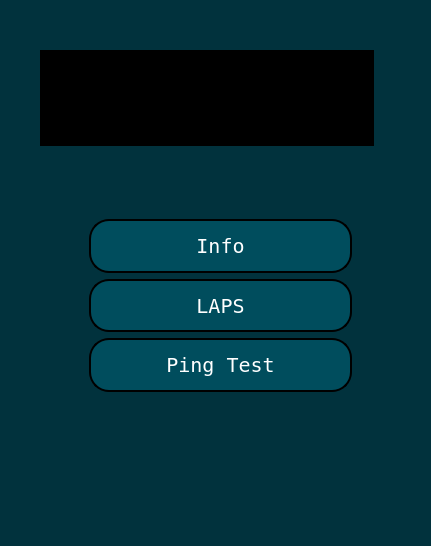
<?xml version="1.0" encoding="UTF-8"?>
<ui version="4.0">
 <class>MainWindow</class>
 <widget class="QMainWindow" name="MainWindow">
  <property name="geometry">
   <rect>
    <x>0</x>
    <y>0</y>
    <width>431</width>
    <height>546</height>
   </rect>
  </property>
  <property name="windowTitle">
   <string>MainWindow</string>
  </property>
  <widget class="QWidget" name="centralwidget">
   <property name="sizePolicy">
    <sizepolicy hsizetype="MinimumExpanding" vsizetype="MinimumExpanding">
     <horstretch>0</horstretch>
     <verstretch>0</verstretch>
    </sizepolicy>
   </property>
   <widget class="QStackedWidget" name="stackedWidget">
    <property name="geometry">
     <rect>
      <x>-10</x>
      <y>-20</y>
      <width>891</width>
      <height>601</height>
     </rect>
    </property>
    <property name="sizePolicy">
     <sizepolicy hsizetype="MinimumExpanding" vsizetype="MinimumExpanding">
      <horstretch>0</horstretch>
      <verstretch>0</verstretch>
     </sizepolicy>
    </property>
    <property name="focusPolicy">
     <enum>Qt::FocusPolicy::NoFocus</enum>
    </property>
    <property name="autoFillBackground">
     <bool>false</bool>
    </property>
    <property name="styleSheet">
     <string notr="true"/>
    </property>
    <widget class="QWidget" name="menu">
     <property name="sizePolicy">
      <sizepolicy hsizetype="MinimumExpanding" vsizetype="Preferred">
       <horstretch>0</horstretch>
       <verstretch>0</verstretch>
      </sizepolicy>
     </property>
     <property name="styleSheet">
      <string notr="true">background: #01323d</string>
     </property>
     <widget class="QFrame" name="options">
      <property name="geometry">
       <rect>
        <x>90</x>
        <y>230</y>
        <width>281</width>
        <height>191</height>
       </rect>
      </property>
      <property name="sizePolicy">
       <sizepolicy hsizetype="Preferred" vsizetype="Preferred">
        <horstretch>0</horstretch>
        <verstretch>0</verstretch>
       </sizepolicy>
      </property>
      <property name="styleSheet">
       <string notr="true">background-color: transparent;
border-radius: 0px solid;
</string>
      </property>
      <property name="frameShape">
       <enum>QFrame::Shape::NoFrame</enum>
      </property>
      <layout class="QVBoxLayout" name="verticalLayout_2">
       <item>
        <widget class="QPushButton" name="btn_page_infopc">
         <property name="sizePolicy">
          <sizepolicy hsizetype="Minimum" vsizetype="Minimum">
           <horstretch>0</horstretch>
           <verstretch>0</verstretch>
          </sizepolicy>
         </property>
         <property name="font">
          <font>
           <family>Fixedsys</family>
           <pointsize>15</pointsize>
           <italic>false</italic>
           <bold>false</bold>
           <underline>false</underline>
           <strikeout>false</strikeout>
           <stylestrategy>PreferDefault</stylestrategy>
           <kerning>true</kerning>
          </font>
         </property>
         <property name="cursor">
          <cursorShape>PointingHandCursor</cursorShape>
         </property>
         <property name="styleSheet">
          <string notr="true">QPushButton{
border: 2px solid;
border-radius: 20px;
	background-color: rgb(0, 77, 93);
color: white;
}

QPushButton:hover{
	background-color: rgb(0, 37, 45);
color: white;
}</string>
         </property>
         <property name="text">
          <string>Info</string>
         </property>
        </widget>
       </item>
       <item>
        <widget class="QPushButton" name="btn_page_laps">
         <property name="sizePolicy">
          <sizepolicy hsizetype="Minimum" vsizetype="Minimum">
           <horstretch>0</horstretch>
           <verstretch>0</verstretch>
          </sizepolicy>
         </property>
         <property name="font">
          <font>
           <family>Fixedsys</family>
           <pointsize>15</pointsize>
           <bold>false</bold>
          </font>
         </property>
         <property name="cursor">
          <cursorShape>PointingHandCursor</cursorShape>
         </property>
         <property name="styleSheet">
          <string notr="true">QPushButton{
border: 2px solid;
border-radius: 20px;
	background-color: rgb(0, 77, 93);
color: white;
}

QPushButton:hover{
	background-color: rgb(0, 37, 45);
color: white;
}</string>
         </property>
         <property name="text">
          <string>LAPS</string>
         </property>
        </widget>
       </item>
       <item>
        <widget class="QPushButton" name="btn_page_pingtest">
         <property name="sizePolicy">
          <sizepolicy hsizetype="Minimum" vsizetype="Minimum">
           <horstretch>0</horstretch>
           <verstretch>0</verstretch>
          </sizepolicy>
         </property>
         <property name="font">
          <font>
           <family>Fixedsys</family>
           <pointsize>15</pointsize>
           <bold>false</bold>
          </font>
         </property>
         <property name="cursor">
          <cursorShape>PointingHandCursor</cursorShape>
         </property>
         <property name="styleSheet">
          <string notr="true">QPushButton{
border: 2px solid;
border-radius: 20px;
	background-color: rgb(0, 77, 93);
color: white;
}

QPushButton:hover{
	background-color: rgb(0, 37, 45);
color: white;
}</string>
         </property>
         <property name="text">
          <string>Ping Test</string>
         </property>
        </widget>
       </item>
      </layout>
     </widget>
     <widget class="QLabel" name="label_2">
      <property name="geometry">
       <rect>
        <x>50</x>
        <y>70</y>
        <width>334</width>
        <height>96</height>
       </rect>
      </property>
      <property name="styleSheet">
       <string notr="true">background-color:black</string>
      </property>
      <property name="text">
       <string/>
      </property>
     </widget>
     <widget class="QPushButton" name="btnquit">
      <property name="geometry">
       <rect>
        <x>210</x>
        <y>420</y>
        <width>41</width>
        <height>41</height>
       </rect>
      </property>
      <property name="sizePolicy">
       <sizepolicy hsizetype="Minimum" vsizetype="Minimum">
        <horstretch>0</horstretch>
        <verstretch>0</verstretch>
       </sizepolicy>
      </property>
      <property name="font">
       <font>
        <bold>false</bold>
       </font>
      </property>
      <property name="cursor">
       <cursorShape>PointingHandCursor</cursorShape>
      </property>
      <property name="whatsThis">
       <string>&lt;html&gt;&lt;head/&gt;&lt;body&gt;&lt;p align=&quot;center&quot;&gt;&lt;img src=&quot;:/icons/images/desligar.png&quot;/&gt;&lt;/p&gt;&lt;/body&gt;&lt;/html&gt;</string>
      </property>
      <property name="styleSheet">
       <string notr="true">QPushButton{
border: 0px
}


QPushButton:hover{
border: 2px solid white;
border-radius: 20px
}</string>
      </property>
      <property name="text">
       <string/>
      </property>
      <property name="icon">
       <iconset resource="../Documents/SicoobSupportAPP-main/SicoobSupportAPP-main/icons.qrc">
        <normaloff>:/icons/images/desligar.png</normaloff>:/icons/images/desligar.png</iconset>
      </property>
      <property name="iconSize">
       <size>
        <width>40</width>
        <height>35</height>
       </size>
      </property>
     </widget>
    </widget>
    <widget class="QWidget" name="page_laps">
     <property name="styleSheet">
      <string notr="true">background: #01323d</string>
     </property>
     <widget class="QLineEdit" name="linepcname">
      <property name="geometry">
       <rect>
        <x>80</x>
        <y>220</y>
        <width>221</width>
        <height>31</height>
       </rect>
      </property>
      <property name="styleSheet">
       <string notr="true">color: black;
background-color: aliceblue;
border-radius: 10px</string>
      </property>
      <property name="placeholderText">
       <string>Ex: (4342_99_NB46)</string>
      </property>
     </widget>
     <widget class="QLabel" name="label_3">
      <property name="geometry">
       <rect>
        <x>80</x>
        <y>180</y>
        <width>221</width>
        <height>51</height>
       </rect>
      </property>
      <property name="font">
       <font>
        <family>Fixedsys</family>
        <pointsize>15</pointsize>
       </font>
      </property>
      <property name="styleSheet">
       <string notr="true">color:white</string>
      </property>
      <property name="text">
       <string>Digite o nome do PC:</string>
      </property>
     </widget>
     <widget class="QLabel" name="label_5">
      <property name="geometry">
       <rect>
        <x>80</x>
        <y>300</y>
        <width>351</width>
        <height>51</height>
       </rect>
      </property>
      <property name="font">
       <font>
        <family>Fixedsys</family>
        <pointsize>15</pointsize>
       </font>
      </property>
      <property name="styleSheet">
       <string notr="true">color:white
</string>
      </property>
      <property name="text">
       <string>Password provisória gerada:</string>
      </property>
     </widget>
     <widget class="QLineEdit" name="linepassword">
      <property name="geometry">
       <rect>
        <x>80</x>
        <y>340</y>
        <width>271</width>
        <height>31</height>
       </rect>
      </property>
      <property name="styleSheet">
       <string notr="true">color: grey;
background-color: aliceblue;
border-radius: 10px
</string>
      </property>
      <property name="text">
       <string>Password</string>
      </property>
      <property name="placeholderText">
       <string>Ex: (4342_99_NB46)</string>
      </property>
     </widget>
     <widget class="QLabel" name="label_4">
      <property name="geometry">
       <rect>
        <x>30</x>
        <y>50</y>
        <width>49</width>
        <height>41</height>
       </rect>
      </property>
      <property name="styleSheet">
       <string notr="true">background-color:black</string>
      </property>
      <property name="text">
       <string/>
      </property>
     </widget>
     <widget class="QPushButton" name="btn_backtomenu">
      <property name="geometry">
       <rect>
        <x>190</x>
        <y>500</y>
        <width>75</width>
        <height>41</height>
       </rect>
      </property>
      <property name="cursor">
       <cursorShape>PointingHandCursor</cursorShape>
      </property>
      <property name="styleSheet">
       <string notr="true">QPushButton:hover{
border: 2px solid white;
border-radius: 10px;
}</string>
      </property>
      <property name="text">
       <string/>
      </property>
      <property name="icon">
       <iconset resource="../Documents/SicoobSupportAPP-main/SicoobSupportAPP-main/icons.qrc">
        <normaloff>:/icons/images/casa.png</normaloff>:/icons/images/casa.png</iconset>
      </property>
      <property name="iconSize">
       <size>
        <width>32</width>
        <height>32</height>
       </size>
      </property>
     </widget>
     <widget class="QPushButton" name="submitbutton_laps">
      <property name="geometry">
       <rect>
        <x>310</x>
        <y>220</y>
        <width>31</width>
        <height>31</height>
       </rect>
      </property>
      <property name="cursor">
       <cursorShape>PointingHandCursor</cursorShape>
      </property>
      <property name="styleSheet">
       <string notr="true">background-color: aliceblue;
border-radius: 10px</string>
      </property>
      <property name="text">
       <string/>
      </property>
      <property name="icon">
       <iconset>
        <normaloff>../Documents/SicoobSupportAPP-main/SicoobSupportAPP-main/images/aceitar.png</normaloff>../Documents/SicoobSupportAPP-main/SicoobSupportAPP-main/images/aceitar.png</iconset>
      </property>
      <property name="iconSize">
       <size>
        <width>25</width>
        <height>25</height>
       </size>
      </property>
     </widget>
     <zorder>label_3</zorder>
     <zorder>label_5</zorder>
     <zorder>linepassword</zorder>
     <zorder>label_4</zorder>
     <zorder>btn_backtomenu</zorder>
     <zorder>linepcname</zorder>
     <zorder>submitbutton_laps</zorder>
    </widget>
    <widget class="QWidget" name="page_ping">
     <property name="styleSheet">
      <string notr="true">background: #01323d;
color :white</string>
     </property>
     <widget class="QLabel" name="label_16">
      <property name="geometry">
       <rect>
        <x>30</x>
        <y>50</y>
        <width>49</width>
        <height>41</height>
       </rect>
      </property>
      <property name="styleSheet">
       <string notr="true">background-color:black</string>
      </property>
      <property name="text">
       <string/>
      </property>
     </widget>
     <widget class="QPushButton" name="btn_backtomenu_3">
      <property name="geometry">
       <rect>
        <x>190</x>
        <y>500</y>
        <width>75</width>
        <height>41</height>
       </rect>
      </property>
      <property name="cursor">
       <cursorShape>PointingHandCursor</cursorShape>
      </property>
      <property name="styleSheet">
       <string notr="true">QPushButton:hover{
border: 2px solid white;
border-radius: 10px;
}</string>
      </property>
      <property name="text">
       <string/>
      </property>
      <property name="icon">
       <iconset resource="../Documents/SicoobSupportAPP-main/SicoobSupportAPP-main/icons.qrc">
        <normaloff>:/icons/images/casa.png</normaloff>:/icons/images/casa.png</iconset>
      </property>
      <property name="iconSize">
       <size>
        <width>32</width>
        <height>32</height>
       </size>
      </property>
     </widget>
     <widget class="QPushButton" name="submitbutton_ping">
      <property name="geometry">
       <rect>
        <x>350</x>
        <y>150</y>
        <width>31</width>
        <height>31</height>
       </rect>
      </property>
      <property name="cursor">
       <cursorShape>PointingHandCursor</cursorShape>
      </property>
      <property name="styleSheet">
       <string notr="true">background-color: aliceblue;
border-radius: 10px</string>
      </property>
      <property name="text">
       <string/>
      </property>
      <property name="icon">
       <iconset>
        <normaloff>../Documents/SicoobSupportAPP-main/SicoobSupportAPP-main/images/aceitar.png</normaloff>../Documents/SicoobSupportAPP-main/SicoobSupportAPP-main/images/aceitar.png</iconset>
      </property>
      <property name="iconSize">
       <size>
        <width>25</width>
        <height>25</height>
       </size>
      </property>
     </widget>
     <widget class="QLabel" name="label_17">
      <property name="geometry">
       <rect>
        <x>120</x>
        <y>20</y>
        <width>221</width>
        <height>51</height>
       </rect>
      </property>
      <property name="font">
       <font>
        <family>Fixedsys</family>
        <pointsize>15</pointsize>
       </font>
      </property>
      <property name="styleSheet">
       <string notr="true">color:white</string>
      </property>
      <property name="text">
       <string>Digite o número do PA:</string>
      </property>
     </widget>
     <widget class="QLineEdit" name="linepa">
      <property name="geometry">
       <rect>
        <x>120</x>
        <y>70</y>
        <width>221</width>
        <height>31</height>
       </rect>
      </property>
      <property name="styleSheet">
       <string notr="true">color: black;
background-color: aliceblue;
border-radius: 10px</string>
      </property>
      <property name="placeholderText">
       <string> Ex: (15)</string>
      </property>
     </widget>
     <widget class="QLineEdit" name="linepcname_">
      <property name="geometry">
       <rect>
        <x>120</x>
        <y>150</y>
        <width>221</width>
        <height>31</height>
       </rect>
      </property>
      <property name="styleSheet">
       <string notr="true">color: black;
background-color: aliceblue;
border-radius: 10px</string>
      </property>
      <property name="placeholderText">
       <string> Ex: (4342_99_NB46)</string>
      </property>
     </widget>
     <widget class="QLabel" name="label_18">
      <property name="geometry">
       <rect>
        <x>120</x>
        <y>120</y>
        <width>221</width>
        <height>21</height>
       </rect>
      </property>
      <property name="font">
       <font>
        <family>Fixedsys</family>
        <pointsize>15</pointsize>
       </font>
      </property>
      <property name="styleSheet">
       <string notr="true">color:white</string>
      </property>
      <property name="text">
       <string>Digite o nome do PC:</string>
      </property>
     </widget>
     <widget class="QFrame" name="frame">
      <property name="geometry">
       <rect>
        <x>160</x>
        <y>240</y>
        <width>131</width>
        <height>151</height>
       </rect>
      </property>
      <property name="styleSheet">
       <string notr="true">border-radius: 0</string>
      </property>
      <property name="frameShape">
       <enum>QFrame::Shape::StyledPanel</enum>
      </property>
      <property name="frameShadow">
       <enum>QFrame::Shadow::Raised</enum>
      </property>
      <layout class="QFormLayout" name="formLayout">
       <item row="0" column="0">
        <widget class="QLabel" name="label_19">
         <property name="font">
          <font>
           <family>Fixedsys</family>
           <pointsize>15</pointsize>
          </font>
         </property>
         <property name="styleSheet">
          <string notr="true">color:white</string>
         </property>
         <property name="text">
          <string>FIREWALL</string>
         </property>
        </widget>
       </item>
       <item row="1" column="0">
        <widget class="QLabel" name="label_39">
         <property name="font">
          <font>
           <family>Fixedsys</family>
           <pointsize>15</pointsize>
          </font>
         </property>
         <property name="styleSheet">
          <string notr="true">color:white</string>
         </property>
         <property name="text">
          <string>PLAY</string>
         </property>
        </widget>
       </item>
       <item row="2" column="0">
        <widget class="QLabel" name="label_40">
         <property name="font">
          <font>
           <family>Fixedsys</family>
           <pointsize>15</pointsize>
          </font>
         </property>
         <property name="styleSheet">
          <string notr="true">color:white</string>
         </property>
         <property name="text">
          <string>CCS</string>
         </property>
        </widget>
       </item>
       <item row="3" column="0">
        <widget class="QLabel" name="label_43">
         <property name="font">
          <font>
           <family>Fixedsys</family>
           <pointsize>15</pointsize>
          </font>
         </property>
         <property name="styleSheet">
          <string notr="true">color:white</string>
         </property>
         <property name="text">
          <string>2009</string>
         </property>
        </widget>
       </item>
       <item row="4" column="0">
        <widget class="QLabel" name="label_44">
         <property name="font">
          <font>
           <family>Fixedsys</family>
           <pointsize>15</pointsize>
          </font>
         </property>
         <property name="styleSheet">
          <string notr="true">color:white</string>
         </property>
         <property name="text">
          <string>UAD</string>
         </property>
        </widget>
       </item>
       <item row="0" column="1">
        <widget class="QLabel" name="firewallcheck">
         <property name="styleSheet">
          <string notr="true">background-color: aliceblue;
border-radius: 10px
</string>
         </property>
         <property name="text">
          <string/>
         </property>
        </widget>
       </item>
       <item row="1" column="1">
        <widget class="QLabel" name="playcheck">
         <property name="styleSheet">
          <string notr="true">background-color: aliceblue;
border-radius: 10px
</string>
         </property>
         <property name="text">
          <string/>
         </property>
        </widget>
       </item>
       <item row="2" column="1">
        <widget class="QLabel" name="ccscheck">
         <property name="styleSheet">
          <string notr="true">background-color: aliceblue;
border-radius: 10px
</string>
         </property>
         <property name="text">
          <string/>
         </property>
        </widget>
       </item>
       <item row="3" column="1">
        <widget class="QLabel" name="centralcheck">
         <property name="styleSheet">
          <string notr="true">background-color: aliceblue;
border-radius: 10px
</string>
         </property>
         <property name="text">
          <string/>
         </property>
        </widget>
       </item>
       <item row="4" column="1">
        <widget class="QLabel" name="uadcheck">
         <property name="styleSheet">
          <string notr="true">background-color: aliceblue;
border-radius: 10px
</string>
         </property>
         <property name="text">
          <string/>
         </property>
        </widget>
       </item>
      </layout>
     </widget>
    </widget>
    <widget class="QWidget" name="page_infopc">
     <property name="styleSheet">
      <string notr="true">background: #01323d;
color :white</string>
     </property>
     <widget class="QPushButton" name="btn_backtomenu_2">
      <property name="geometry">
       <rect>
        <x>190</x>
        <y>520</y>
        <width>61</width>
        <height>41</height>
       </rect>
      </property>
      <property name="cursor">
       <cursorShape>PointingHandCursor</cursorShape>
      </property>
      <property name="styleSheet">
       <string notr="true">QPushButton:hover{
border: 2px solid white;
border-radius: 10px;
}</string>
      </property>
      <property name="text">
       <string/>
      </property>
      <property name="icon">
       <iconset resource="../Documents/SicoobSupportAPP-main/SicoobSupportAPP-main/icons.qrc">
        <normaloff>:/icons/images/casa.png</normaloff>:/icons/images/casa.png</iconset>
      </property>
      <property name="iconSize">
       <size>
        <width>32</width>
        <height>32</height>
       </size>
      </property>
     </widget>
     <widget class="QLabel" name="label_6">
      <property name="geometry">
       <rect>
        <x>30</x>
        <y>50</y>
        <width>49</width>
        <height>41</height>
       </rect>
      </property>
      <property name="styleSheet">
       <string notr="true">background-color:black</string>
      </property>
      <property name="text">
       <string/>
      </property>
     </widget>
     <widget class="QLabel" name="label_7">
      <property name="geometry">
       <rect>
        <x>120</x>
        <y>30</y>
        <width>221</width>
        <height>51</height>
       </rect>
      </property>
      <property name="font">
       <font>
        <family>Fixedsys</family>
        <pointsize>15</pointsize>
       </font>
      </property>
      <property name="styleSheet">
       <string notr="true">color:white</string>
      </property>
      <property name="text">
       <string>Digite o nome do PC:</string>
      </property>
     </widget>
     <widget class="QLineEdit" name="lineEdit_3">
      <property name="geometry">
       <rect>
        <x>120</x>
        <y>70</y>
        <width>221</width>
        <height>31</height>
       </rect>
      </property>
      <property name="styleSheet">
       <string notr="true">color: black;
background-color: aliceblue;
border-radius: 10px</string>
      </property>
      <property name="placeholderText">
       <string>Ex: (4342_99_NB46)</string>
      </property>
     </widget>
     <widget class="QPushButton" name="btn_cleaner">
      <property name="geometry">
       <rect>
        <x>100</x>
        <y>360</y>
        <width>263</width>
        <height>31</height>
       </rect>
      </property>
      <property name="sizePolicy">
       <sizepolicy hsizetype="Minimum" vsizetype="Minimum">
        <horstretch>0</horstretch>
        <verstretch>0</verstretch>
       </sizepolicy>
      </property>
      <property name="font">
       <font>
        <family>Fixedsys</family>
        <pointsize>15</pointsize>
        <italic>false</italic>
        <bold>false</bold>
        <underline>false</underline>
        <strikeout>false</strikeout>
        <stylestrategy>PreferDefault</stylestrategy>
        <kerning>true</kerning>
       </font>
      </property>
      <property name="cursor">
       <cursorShape>PointingHandCursor</cursorShape>
      </property>
      <property name="styleSheet">
       <string notr="true">QPushButton{
border: 2px solid;
border-radius: 10px;
	background-color: rgb(0, 77, 93);
color: white;
}

QPushButton:hover{
	background-color: rgb(0, 37, 45);
color: white;
}</string>
      </property>
      <property name="text">
       <string>Cleaner</string>
      </property>
     </widget>
     <widget class="QPushButton" name="btn_gpupdate">
      <property name="geometry">
       <rect>
        <x>100</x>
        <y>400</y>
        <width>263</width>
        <height>31</height>
       </rect>
      </property>
      <property name="sizePolicy">
       <sizepolicy hsizetype="Minimum" vsizetype="Minimum">
        <horstretch>0</horstretch>
        <verstretch>0</verstretch>
       </sizepolicy>
      </property>
      <property name="font">
       <font>
        <family>Fixedsys</family>
        <pointsize>15</pointsize>
        <italic>false</italic>
        <bold>false</bold>
        <underline>false</underline>
        <strikeout>false</strikeout>
        <stylestrategy>PreferDefault</stylestrategy>
        <kerning>true</kerning>
       </font>
      </property>
      <property name="cursor">
       <cursorShape>PointingHandCursor</cursorShape>
      </property>
      <property name="styleSheet">
       <string notr="true">QPushButton{
border: 2px solid;
border-radius: 10px;
	background-color: rgb(0, 77, 93);
color: white;
}

QPushButton:hover{
	background-color: rgb(0, 37, 45);
color: white;
}</string>
      </property>
      <property name="text">
       <string>GP Update</string>
      </property>
     </widget>
     <widget class="QPushButton" name="btn_shutdownr">
      <property name="geometry">
       <rect>
        <x>100</x>
        <y>440</y>
        <width>263</width>
        <height>31</height>
       </rect>
      </property>
      <property name="sizePolicy">
       <sizepolicy hsizetype="Minimum" vsizetype="Minimum">
        <horstretch>0</horstretch>
        <verstretch>0</verstretch>
       </sizepolicy>
      </property>
      <property name="font">
       <font>
        <family>Fixedsys</family>
        <pointsize>15</pointsize>
        <italic>false</italic>
        <bold>false</bold>
        <underline>false</underline>
        <strikeout>false</strikeout>
        <stylestrategy>PreferDefault</stylestrategy>
        <kerning>true</kerning>
       </font>
      </property>
      <property name="cursor">
       <cursorShape>PointingHandCursor</cursorShape>
      </property>
      <property name="styleSheet">
       <string notr="true">QPushButton{
border: 2px solid;
border-radius: 10px;
	background-color: rgb(0, 77, 93);
color: white;
}

QPushButton:hover{
	background-color: rgb(0, 37, 45);
color: white;
}</string>
      </property>
      <property name="text">
       <string>Turn Off</string>
      </property>
     </widget>
     <widget class="QPushButton" name="btn_shutdowns">
      <property name="geometry">
       <rect>
        <x>100</x>
        <y>480</y>
        <width>263</width>
        <height>31</height>
       </rect>
      </property>
      <property name="sizePolicy">
       <sizepolicy hsizetype="Minimum" vsizetype="Minimum">
        <horstretch>0</horstretch>
        <verstretch>0</verstretch>
       </sizepolicy>
      </property>
      <property name="font">
       <font>
        <family>Fixedsys</family>
        <pointsize>15</pointsize>
        <italic>false</italic>
        <bold>false</bold>
        <underline>false</underline>
        <strikeout>false</strikeout>
        <stylestrategy>PreferDefault</stylestrategy>
        <kerning>true</kerning>
       </font>
      </property>
      <property name="cursor">
       <cursorShape>PointingHandCursor</cursorShape>
      </property>
      <property name="styleSheet">
       <string notr="true">QPushButton{
border: 2px solid;
border-radius: 10px;
	background-color: rgb(0, 77, 93);
color: white;
}

QPushButton:hover{
	background-color: rgb(0, 37, 45);
color: white;
}</string>
      </property>
      <property name="text">
       <string>Restart</string>
      </property>
     </widget>
     <widget class="QPushButton" name="submitbutton_info">
      <property name="geometry">
       <rect>
        <x>350</x>
        <y>70</y>
        <width>31</width>
        <height>31</height>
       </rect>
      </property>
      <property name="cursor">
       <cursorShape>PointingHandCursor</cursorShape>
      </property>
      <property name="styleSheet">
       <string notr="true">background-color: aliceblue;
border-radius: 10px</string>
      </property>
      <property name="text">
       <string/>
      </property>
      <property name="icon">
       <iconset>
        <normaloff>../Documents/SicoobSupportAPP-main/SicoobSupportAPP-main/images/aceitar.png</normaloff>../Documents/SicoobSupportAPP-main/SicoobSupportAPP-main/images/aceitar.png</iconset>
      </property>
      <property name="iconSize">
       <size>
        <width>25</width>
        <height>25</height>
       </size>
      </property>
     </widget>
     <widget class="QFrame" name="frame_2">
      <property name="geometry">
       <rect>
        <x>20</x>
        <y>130</y>
        <width>201</width>
        <height>211</height>
       </rect>
      </property>
      <property name="frameShape">
       <enum>QFrame::Shape::StyledPanel</enum>
      </property>
      <property name="frameShadow">
       <enum>QFrame::Shadow::Raised</enum>
      </property>
      <layout class="QVBoxLayout" name="verticalLayout">
       <item>
        <widget class="QLabel" name="label_8">
         <property name="font">
          <font>
           <family>Cascadia Code SemiBold</family>
           <pointsize>11</pointsize>
           <bold>true</bold>
          </font>
         </property>
         <property name="text">
          <string>Modelo</string>
         </property>
        </widget>
       </item>
       <item>
        <widget class="QLineEdit" name="linemodelo">
         <property name="font">
          <font>
           <pointsize>10</pointsize>
           <bold>true</bold>
           <kerning>false</kerning>
          </font>
         </property>
         <property name="styleSheet">
          <string notr="true">background-color: snow;
color: black</string>
         </property>
        </widget>
       </item>
       <item>
        <widget class="QLabel" name="label_10">
         <property name="font">
          <font>
           <family>Cascadia Code SemiBold</family>
           <pointsize>11</pointsize>
           <bold>true</bold>
          </font>
         </property>
         <property name="text">
          <string>CPU</string>
         </property>
        </widget>
       </item>
       <item>
        <widget class="QLineEdit" name="linecpu">
         <property name="font">
          <font>
           <pointsize>10</pointsize>
           <bold>true</bold>
           <kerning>false</kerning>
          </font>
         </property>
         <property name="styleSheet">
          <string notr="true">background-color: snow;
color: black</string>
         </property>
        </widget>
       </item>
       <item>
        <widget class="QLabel" name="label_11">
         <property name="font">
          <font>
           <family>Cascadia Code SemiBold</family>
           <pointsize>11</pointsize>
           <bold>true</bold>
          </font>
         </property>
         <property name="text">
          <string>RAM</string>
         </property>
        </widget>
       </item>
       <item>
        <widget class="QLineEdit" name="lineram">
         <property name="font">
          <font>
           <pointsize>10</pointsize>
           <bold>true</bold>
           <kerning>false</kerning>
          </font>
         </property>
         <property name="styleSheet">
          <string notr="true">background-color: snow;
color: black</string>
         </property>
        </widget>
       </item>
       <item>
        <widget class="QLabel" name="label_12">
         <property name="font">
          <font>
           <family>Cascadia Code SemiBold</family>
           <pointsize>11</pointsize>
           <bold>true</bold>
          </font>
         </property>
         <property name="text">
          <string>Disco total</string>
         </property>
        </widget>
       </item>
       <item>
        <widget class="QLineEdit" name="linetotaldisk">
         <property name="font">
          <font>
           <pointsize>10</pointsize>
           <bold>true</bold>
           <kerning>false</kerning>
          </font>
         </property>
         <property name="styleSheet">
          <string notr="true">background-color: snow;
color: black</string>
         </property>
        </widget>
       </item>
      </layout>
     </widget>
     <widget class="QFrame" name="frame_3">
      <property name="geometry">
       <rect>
        <x>220</x>
        <y>130</y>
        <width>201</width>
        <height>211</height>
       </rect>
      </property>
      <property name="frameShape">
       <enum>QFrame::Shape::StyledPanel</enum>
      </property>
      <property name="frameShadow">
       <enum>QFrame::Shadow::Raised</enum>
      </property>
      <layout class="QVBoxLayout" name="verticalLayout_4">
       <item>
        <widget class="QLabel" name="label_9">
         <property name="font">
          <font>
           <family>Cascadia Code SemiBold</family>
           <pointsize>11</pointsize>
           <bold>true</bold>
          </font>
         </property>
         <property name="text">
          <string>IP</string>
         </property>
        </widget>
       </item>
       <item>
        <widget class="QLineEdit" name="lineip">
         <property name="font">
          <font>
           <pointsize>10</pointsize>
           <bold>true</bold>
           <kerning>false</kerning>
          </font>
         </property>
         <property name="styleSheet">
          <string notr="true">background-color: snow;
color: black</string>
         </property>
        </widget>
       </item>
       <item>
        <widget class="QLabel" name="label_13">
         <property name="font">
          <font>
           <family>Cascadia Code SemiBold</family>
           <pointsize>11</pointsize>
           <bold>true</bold>
          </font>
         </property>
         <property name="text">
          <string>MAC</string>
         </property>
        </widget>
       </item>
       <item>
        <widget class="QLineEdit" name="linemac">
         <property name="font">
          <font>
           <pointsize>10</pointsize>
           <bold>true</bold>
           <kerning>false</kerning>
          </font>
         </property>
         <property name="styleSheet">
          <string notr="true">background-color: snow;
color: black</string>
         </property>
        </widget>
       </item>
       <item>
        <widget class="QLabel" name="label_14">
         <property name="font">
          <font>
           <family>Cascadia Code SemiBold</family>
           <pointsize>11</pointsize>
           <bold>true</bold>
          </font>
         </property>
         <property name="text">
          <string>USER</string>
         </property>
        </widget>
       </item>
       <item>
        <widget class="QLineEdit" name="lineuser">
         <property name="font">
          <font>
           <pointsize>10</pointsize>
           <bold>true</bold>
           <kerning>false</kerning>
          </font>
         </property>
         <property name="styleSheet">
          <string notr="true">background-color: snow;
color: black</string>
         </property>
        </widget>
       </item>
       <item>
        <widget class="QLabel" name="label_15">
         <property name="font">
          <font>
           <family>Cascadia Code SemiBold</family>
           <pointsize>11</pointsize>
           <bold>true</bold>
          </font>
         </property>
         <property name="text">
          <string>Disco livre</string>
         </property>
        </widget>
       </item>
       <item>
        <widget class="QLineEdit" name="linefreedisk">
         <property name="font">
          <font>
           <pointsize>10</pointsize>
           <bold>true</bold>
           <kerning>false</kerning>
          </font>
         </property>
         <property name="styleSheet">
          <string notr="true">background-color: snow;
color: black</string>
         </property>
        </widget>
       </item>
      </layout>
     </widget>
    </widget>
   </widget>
  </widget>
 </widget>
 <resources>
  <include location="../Documents/SicoobSupportAPP-main/SicoobSupportAPP-main/icons.qrc"/>
 </resources>
 <connections/>
</ui>
